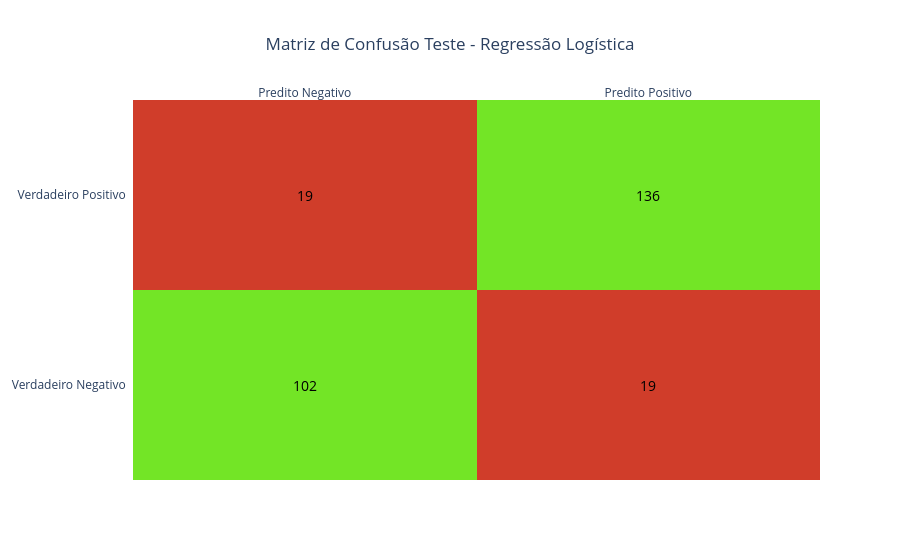

Notebook cell for this chart:
### Code cell
# GRAFICO DA MATRIZ DE CONFUSÃO

z = confusion_mtx_logica_teste
# GRAFICO DA MATRIZ DE CONFUSÃO

x = ['Predito Negativo', 'Predito Positivo']
y = ['Verdadeiro Negativo', 'Verdadeiro Positivo']

z_mask = [[1 if i == j else 0 for j in range(z.shape[1])] for i in range(z.shape[0])]
# Use the actual confusion numbers as annotation text
annot = z.astype(str).tolist()
# Colors: errors -> red, correct -> green
colorscale = [[0, "#d03d2a"], [1, "#73e526"]]

fig = ff.create_annotated_heatmap(
   z=z_mask,
   annotation_text=annot,
   
   x=x,
   y=y,
   colorscale=colorscale,
   showscale=False
)
# Make annotation text white for readability on colored cells
for a in fig.layout.annotations:
   a.font = dict(color='black', size=14)

fig.update_layout(title='Matriz de Confusão Teste - Regressão Logística', title_x=0.5 )


fig.show()

### Figure 1 — Plotly figure (JSON) as saved in the notebook; plotly's stock layout.template omitted (floating-point values rounded to 4 significant figures)
{"data": [{"colorscale": [[0, "#d03d2a"], [1, "#73e526"]], "reversescale": false, "showscale": false, "type": "heatmap", "x": ["Predito Negativo", "Predito Positivo"], "y": ["Verdadeiro Negativo", "Verdadeiro Positivo"], "z": [[1, 0], [0, 1]]}], "layout": {"annotations": [{"font": {"color": "black", "size": 14}, "showarrow": false, "text": "102", "x": "Predito Negativo", "xref": "x", "y": "Verdadeiro Negativo", "yref": "y"}, {"font": {"color": "black", "size": 14}, "showarrow": false, "text": "19", "x": "Predito Positivo", "xref": "x", "y": "Verdadeiro Negativo", "yref": "y"}, {"font": {"color": "black", "size": 14}, "showarrow": false, "text": "19", "x": "Predito Negativo", "xref": "x", "y": "Verdadeiro Positivo", "yref": "y"}, {"font": {"color": "black", "size": 14}, "showarrow": false, "text": "136", "x": "Predito Positivo", "xref": "x", "y": "Verdadeiro Positivo", "yref": "y"}], "title": {"text": "Matriz de Confusão Teste - Regressão Logística", "x": 0.5}, "xaxis": {"dtick": 1, "gridcolor": "rgb(0, 0, 0)", "side": "top", "ticks": ""}, "yaxis": {"dtick": 1, "ticks": "", "ticksuffix": "  "}}}
